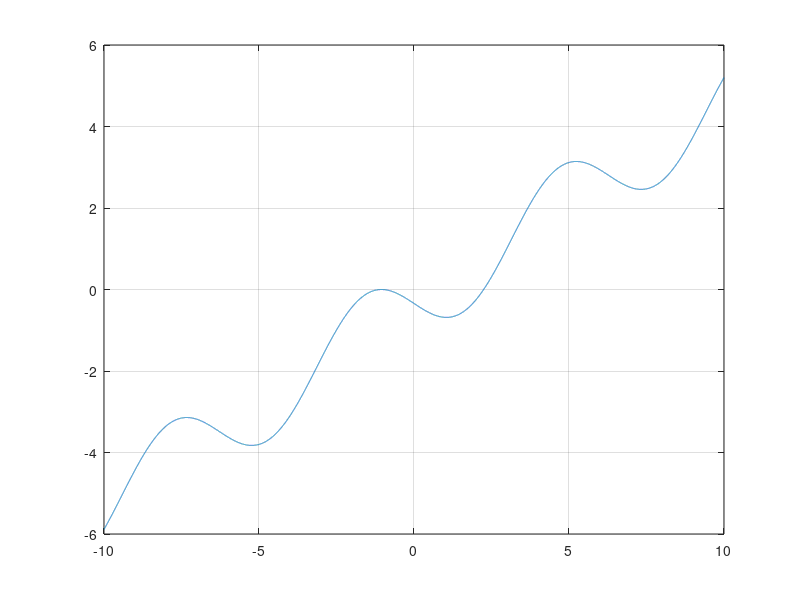

MATLAB code for this plot: (Note: this script raises an error after producing the figure.)
%% Excercise (2-a)
clear all; 
close all; 
clc; 

% Calculate the root of the function funEx2
funEx2 = @(x) (x / 2 - sin(x) + pi / 6 - sqrt(3)/2);  

x = -10:0.001:10;
y_funEx2 = funEx2(x);
figure(1)
plot(x, y_funEx2); 
grid on; 

% Interval points 
a = 1.5;  
b = 5; 

% Tolerance 
TOL = 1e-8; 

% Maximum number of iterations
NMAX = 1000; 

% Calculate the zero for the given interval 
[alpha, res, nIter, err] = bisectionRootFinder(funEx2, a, b, TOL, NMAX); 

figure (2); 
plot (x, funEx2(x), 'DisplayName', 'function f(x)'); hold on; grid on;  
plot(alpha, funEx2(alpha), 'g*', 'DisplayName', 'Root by BISECTION'); hold off; 
legend ('show');

% Print results
fprintf('The found zero is %f \n', alpha);
fprintf('The residue is %f \n', res);
fprintf('The number of iterations is %f \n', nIter);

%% Excercise (2-b)
dFun = @(x) (0.5 - cos(x)); 

% Tolerance 
TOL = 1e-8; 

% Initial Guess x0 for alpha 
x0 = pi; 

% Maximum number of iterations 
NMAX = 1000; 

% Print results 
[root_alpha, res, nIter, increment_1] = newtonRootFinder(funEx2, dFun, x0, TOL, NMAX); 
disp('-----------------');
fprintf('The found root (alpha) is %f \n', root_alpha(length(root_alpha)));
fprintf('The residue is %f \n', res);
fprintf('The number of iterations is %f \n', nIter);
disp('increment_1'); 
disp(increment_1); 


% Initil Guess x0 for beta 
x0 = -pi / 2; 

[root_beta, res, nIter, increment_2] = newtonRootFinder(funEx2, dFun, x0, TOL, NMAX); 
disp('-----------------');
fprintf('The found root (beta) is %f \n', root_beta(length(root_beta)));
fprintf('The residue is %f \n', res);
fprintf('The number of iterations is %f \n', nIter);
disp('increment_2'); 
disp(increment_2); 

% Showing the Increments as a function of the number of iterations 
figure(3); 
semilogy(increment_1, '-r', 'DisplayName', 'alpha convergence'); hold on;
semilogy(increment_2, '--b', 'DisplayName', 'beta convergence'); hold on;
grid on; 
legend('show'); 

%% Excercise (2-c)
phi = @(x) (x - 2 * ((x ./ 2) - sin(x) + pi/6 - sqrt(3)/2) ./ (1/2 - cos(x)));
[root_beta, res, nIter] = fixedPoint(phi, -pi/2, 1e-8, 1000);
disp('-----------------');
fprintf('The found root (beta) is %f \n', root_beta);
fprintf('The residue is %f \n', res);
fprintf('The number of iterations is %f \n', nIter);






